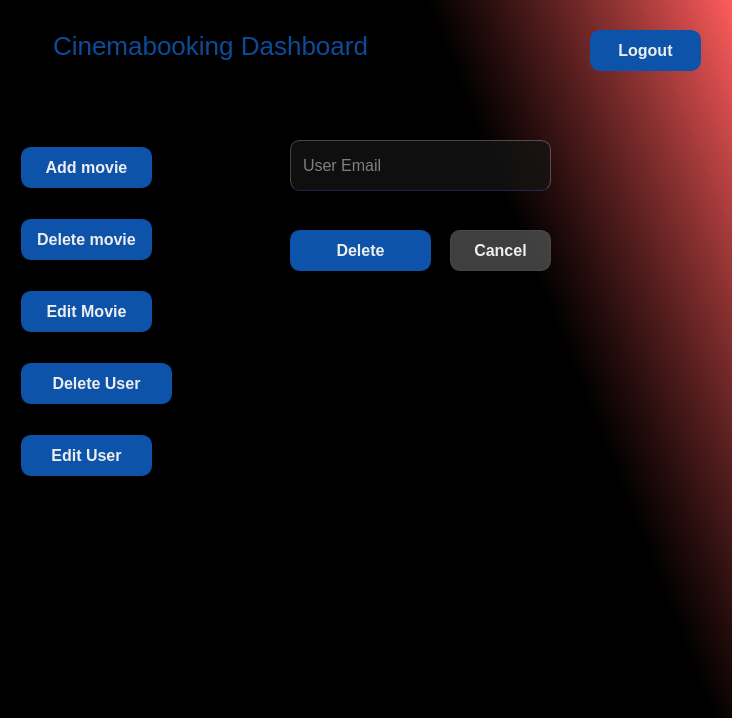
<?xml version="1.0" encoding="UTF-8"?>
<ui version="4.0">
 <class>delete_user</class>
 <widget class="QWidget" name="delete_user">
  <property name="geometry">
   <rect>
    <x>0</x>
    <y>0</y>
    <width>732</width>
    <height>718</height>
   </rect>
  </property>
  <property name="windowTitle">
   <string>Form</string>
  </property>
  <property name="styleSheet">
   <string notr="true">QWidget {
	color: #EEE;
	background-color: #111;
}

#delete_user {
	background-color: qlineargradient(spread:pad, x1:0.637, y1:0.142364, x2:1, y2:0, stop:0 rgba(0, 0, 0, 255), stop:1 rgba(255, 86, 86, 207));
}

#title {
	background-color: transparent;
	font-size: 26px;
	color: rgba(13, 83, 170, 0.9);
}

#error {
	background-color: transparent;
	color: rgba(255, 0, 0, 0.8);
}

QLabel {
	font-size: 20px;
}

QLineEdit, QDateTimeEdit {
	border-radius: 10px;
	background-color: rgba(20, 20, 20, 0.75);
	padding: 5px 10px;
	border:  1px solid rgba(255, 255, 255, 0.25);
	border-bottom-color: rgba(110, 110, 255, 0.25);
	font-size: 16px;
}
QLineEdit:focus {
	border-bottom-color: #0d53aa;
}

QPushButton {
	border-radius: 10px;
	padding: 5px 10px;
	border: 1px solid #0d53aa ;
	background-color: #0d53aa; 
	font-weight: 900;
	font-size: 16px;
}
QPushButton:hover {
	background-color: red; 
	border-color: red;
}

#cancel_btn {
	border-color: rgba(84, 84, 84, 0.75);
	background-color: rgba(84, 84, 84, 0.75);
}</string>
  </property>
  <widget class="QPushButton" name="deleteUser_page">
   <property name="geometry">
    <rect>
     <x>21</x>
     <y>363</y>
     <width>151</width>
     <height>41</height>
    </rect>
   </property>
   <property name="styleSheet">
    <string notr="true">padding: 10px;</string>
   </property>
   <property name="text">
    <string>Delete User</string>
   </property>
  </widget>
  <widget class="QLineEdit" name="email">
   <property name="geometry">
    <rect>
     <x>290</x>
     <y>140</y>
     <width>261</width>
     <height>51</height>
    </rect>
   </property>
   <property name="placeholderText">
    <string>User Email</string>
   </property>
  </widget>
  <widget class="QPushButton" name="deleteMovie_btn">
   <property name="geometry">
    <rect>
     <x>21</x>
     <y>219</y>
     <width>131</width>
     <height>41</height>
    </rect>
   </property>
   <property name="styleSheet">
    <string notr="true">padding: 10px;</string>
   </property>
   <property name="text">
    <string>Delete movie</string>
   </property>
  </widget>
  <widget class="QPushButton" name="addMovie_page">
   <property name="geometry">
    <rect>
     <x>21</x>
     <y>147</y>
     <width>131</width>
     <height>41</height>
    </rect>
   </property>
   <property name="styleSheet">
    <string notr="true">padding: 10px;</string>
   </property>
   <property name="text">
    <string>Add movie</string>
   </property>
  </widget>
  <widget class="QLabel" name="title">
   <property name="geometry">
    <rect>
     <x>40</x>
     <y>20</y>
     <width>341</width>
     <height>51</height>
    </rect>
   </property>
   <property name="text">
    <string>Cinemabooking Dashboard</string>
   </property>
   <property name="alignment">
    <set>Qt::AlignCenter</set>
   </property>
  </widget>
  <widget class="QPushButton" name="logout_btn">
   <property name="geometry">
    <rect>
     <x>590</x>
     <y>30</y>
     <width>111</width>
     <height>41</height>
    </rect>
   </property>
   <property name="text">
    <string>Logout</string>
   </property>
  </widget>
  <widget class="QPushButton" name="editMovie_page">
   <property name="geometry">
    <rect>
     <x>21</x>
     <y>291</y>
     <width>131</width>
     <height>41</height>
    </rect>
   </property>
   <property name="styleSheet">
    <string notr="true">padding: 10px;</string>
   </property>
   <property name="text">
    <string>Edit Movie</string>
   </property>
  </widget>
  <widget class="QPushButton" name="cancel_btn">
   <property name="geometry">
    <rect>
     <x>450</x>
     <y>230</y>
     <width>101</width>
     <height>41</height>
    </rect>
   </property>
   <property name="text">
    <string>Cancel</string>
   </property>
  </widget>
  <widget class="QPushButton" name="delete_btn">
   <property name="geometry">
    <rect>
     <x>290</x>
     <y>230</y>
     <width>141</width>
     <height>41</height>
    </rect>
   </property>
   <property name="text">
    <string>Delete</string>
   </property>
  </widget>
  <widget class="QPushButton" name="editUser_page">
   <property name="geometry">
    <rect>
     <x>21</x>
     <y>435</y>
     <width>131</width>
     <height>41</height>
    </rect>
   </property>
   <property name="styleSheet">
    <string notr="true">padding: 10px;</string>
   </property>
   <property name="text">
    <string>Edit User</string>
   </property>
  </widget>
 </widget>
 <resources/>
 <connections/>
</ui>
